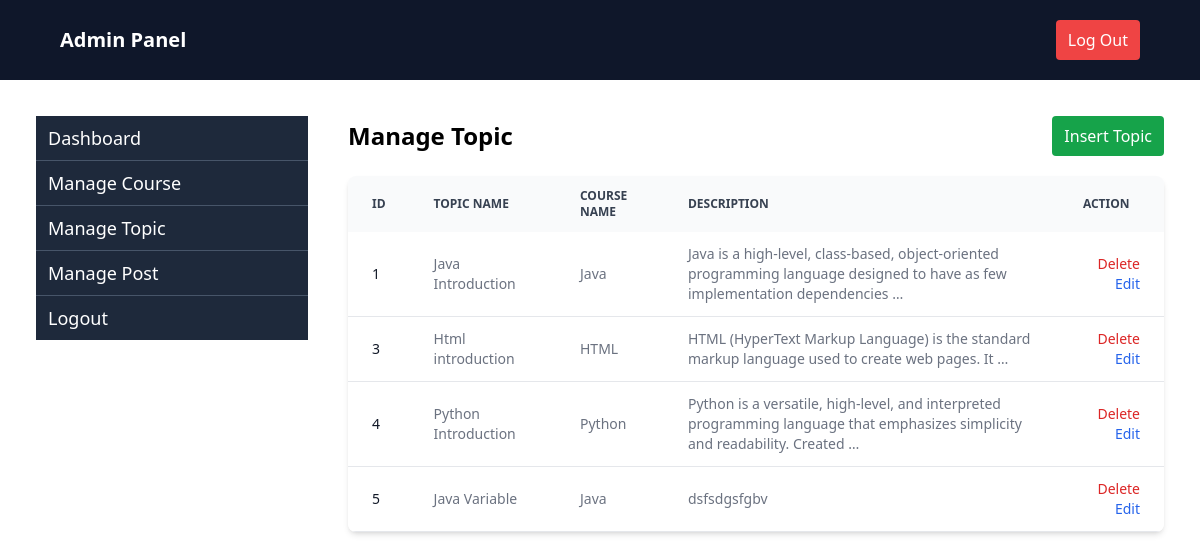
Page /managetopic/ (signed in) on the committed database.
### tutorial/models.py (models this page shows, shortened)
class Topic(models.Model):
    course = models.ForeignKey(Course, on_delete=models.CASCADE, null=True, blank=True, related_name='topics')
    slug = models.SlugField(blank=True, null=True)
    topic_name = models.CharField(max_length=200)
    description = models.TextField()

class Course(models.Model):
    name = models.CharField(max_length=200)
    slug = models.SlugField(blank=True, null=True)
    description = models.TextField(blank=True, null=True)
    image = models.ImageField(upload_to="media/", blank=True, null=True)
    created_at = models.DateTimeField(auto_now_add=True)
    user = models.ForeignKey(User, on_delete=models.CASCADE, null=True, blank=True)

### tutorial/admin_views.py (the view)
# urls.py: path('managetopic/',manageTopic, name="managetopic" ),
@admin_required
def manageTopic(request):
    topics = Topic.objects.select_related('course').all()
    return render(request, "admin/managetopic.html", {"topics":topics})

### tutorial/templates/admin/managetopic.html
{% extends "admin/adminbase.html" %}
{% block content %}
<div class="flex flex-1 justify-between items-center">
    <h2 class="text-2xl font-semibold ">Manage Topic </h2>
    <a href="{% url 'insertTopic' %}" class="text-white bg-green-600 px-3 py-2 rounded">Insert Topic</a>
</div>
<div class="relative overflow-x-auto shadow-md sm:rounded-lg mt-5">
    <table class="w-full text-sm text-left rtl:text-right text-gray-500 dark:text-gray-400">
        <thead class="text-xs text-gray-700 uppercase bg-gray-50 dark:bg-gray-700 dark:text-gray-400">
            <tr>
                <th scope="col" class="px-6 py-3">
                    Id
                </th>
                <th scope="col" class="px-6 py-3">Topic Name</th>
                <th scope="col" class="px-6 py-3">Course Name</th>
                <th scope="col" class="px-6 py-3">Description</th>
                <th scope="col" class="px-6 py-3 text-right pr-[5%]">
                    Action
                </th>
            </tr>
        </thead>
        <tbody>
            {% for topic in topics %}
            <tr class="bg-white border-b dark:bg-gray-800 dark:border-gray-700 hover:bg-gray-50 dark:hover:bg-gray-600">
                <th scope="row" class="px-6 py-3 font-medium text-gray-900 whitespace-nowrap dark:text-white">
                    {{ topic.id }}
                </th>
                <td class="px-6 py-3 text-sm">{{topic.topic_name}}</td>
                <td class="px-6 py-3 text-sm">{{topic.course.name}}</td>
                <td class="px-6 py-3 text-sm ">{{ topic.description|truncatewords:15}}</td>
                <td class="px-6 py-3 text-right space-x-4">
                    <a href="{% url 'deleteTopic' topic.id %}"
                        class="font-medium text-red-600 dark:text-red-500 hover:underline">Delete</a>
                    <a href="{% url 'edittopic' topic.id  %}"
                        class="font-medium text-blue-600 dark:text-blue-500 hover:underline">Edit</a>
                </td>
            </tr>
            {% empty %}
            <tr>
                <td colspan="3" class="px-6 py-4 text-center text-gray-500 dark:text-gray-400">
                    No Courses found.
                </td>
            </tr>
            {% endfor %}
        </tbody>
    </table>
</div>
{% endblock %}

### rows in the picture
Topic: id "1", topic_name "Java Introduction", course.name "Java", description "Java is a high-level, class-based, object-oriented programming language designed to have as few implementation dependencies …"
Topic: id "3", topic_name "Html introduction", course.name "HTML", description "HTML (HyperText Markup Language) is the standard markup language used to create web pages. It …"
Topic: id "4", topic_name "Python Introduction", course.name "Python", description "Python is a versatile, high-level, and interpreted programming language that emphasizes simplicity and readability. Created …"
Topic: id "5", topic_name "Java Variable", course.name "Java", description "dsfsdgsfgbv"
